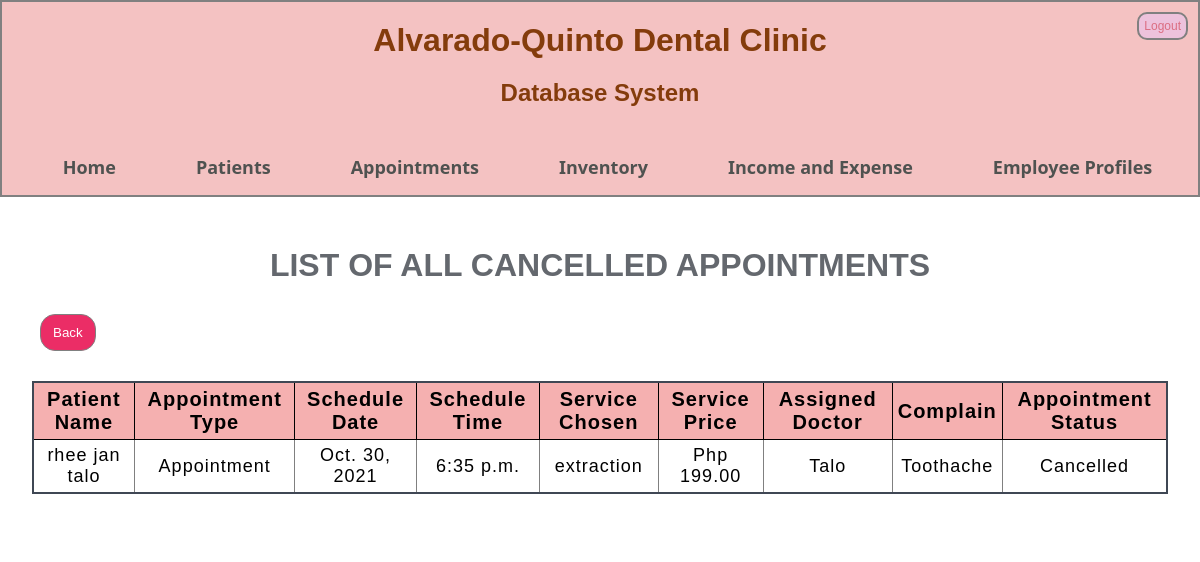
The app's page /view_appointments_cancelled/ with its own data.
### profiling/models.py (models this page shows, shortened)
class appointment_details(models.Model):
    appointment_type = models.CharField(max_length = 200)
    patient_id = models.ForeignKey(profile, default = 1, on_delete = models.CASCADE)
    schedule_id = models.ForeignKey(available_schedules, default = 1, on_delete = models.CASCADE)
    service_id = models.ForeignKey(available_services, default = 1, on_delete = models.CASCADE)
    complain = models.CharField(max_length = 200)
    appointment_status = models.CharField(max_length = 200, default ="Ongoing")
    payment_status = models.CharField(max_length = 200, default ="Pending")
    @property
    def get_html_url(self):
        url = reverse('editform', args=(self.id, 'appointments'))
        return f'<a class="cal_data" href="{url}"> <span style="display: block;"><b>Patient:</b> {self.patient_id.fullname}</span> <span style="display: block;"> <b>Time:</b> {self.schedule_id.time }</span> <span style="display: block;"><b>Status:</b> {self.appointment_status}</span> <br></br> </a>'
    '''
    @property
    def get_html_url(self):
        url = reverse('event_edit', args=(self.id,))
        return f'<a href="{url}"> {self.title} </a>'
    '''

class profile(models.Model):
         fullname = models.CharField(max_length = 200, null = False)
         profile_type = models.CharField(max_length = 200, null = False)
         contact_number = models.CharField(max_length = 13, validators=[MinLengthValidator(13)]) ##change to phone   ##put +63 format PhoneField(blank=False, help_text='Contact phone number')   ## ask how to validate this
         profile_fulladress = models.CharField(max_length = 200, null = False)
         bday = models.DateField(auto_now=False, auto_now_add =False) #CHANGE TO DATE {Y M D} FORMAT
         gender = models.CharField(max_length = 200, null = False)
         ecp_fullname = models.CharField(max_length = 200, null = False)
         ecp_contactnum = models.CharField(max_length = 13, validators=[MinLengthValidator(13)])#change to phone
         ecp_relationship = models.CharField(max_length = 200, null = False)
         ecp_fulladress = models.CharField(max_length = 200, null = False)
         added = models.DateField(auto_now=False, auto_now_add =True, null = False) #wala ni sa forms #TARUNGON PANI PAG INPUT HEHE
         update = models.DateField(auto_now=True, auto_now_add =False, null = False) #wala ni sa forms #TARUNGON PANI PAG INPUT HEHE
         def __str__(self):
                  return self.fullname

class available_schedules(models.Model):
    date = models.DateField(auto_now=False, auto_now_add =False)
    time = models.TimeField(auto_now=False, auto_now_add =False)
    doctor_lastname = models.CharField(max_length = 200)
    availability = models.BooleanField(default = True)

class available_services(models.Model):
    service_type = models.CharField(max_length = 200)
    service_fee = models.DecimalField(max_digits = 10, decimal_places = 2)
    availability = models.BooleanField(default = True)
    def __str__(self):
        return self.service_type

### profiling/views.py (the view)
# urls.py: path('view_appointments_cancelled/' , prof_views.view_appointments_cancelled, name='view_appointments_cancelled'),
def view_appointments_cancelled(request):
    all_data_schedule = available_schedules.objects.all()
    all_data_services = available_services.objects.all()
    all_data_appointments = appointment_details.objects.filter(appointment_status = 'Cancelled')
    context = {
                'all_data_appointments' : all_data_appointments,
                'all_data_services' : all_data_services,
                'all_data_schedule' : all_data_schedule,
              }
    return render(request, 'view_appointments_cancelled.html', context)

### templates/view_appointments_cancelled.html (shortened to what this page needs)
{% extends 'base.html' %} {% block content %}
<form class="patient_add_form" method="POST">
  <h1 class="page_header">LIST OF ALL CANCELLED APPOINTMENTS</h1>
  <div class="patient_add_form">
    <a href="{% url 'view_appointments' %}">
      <button class="back_button" type="submit">Back</button></a
    >
  </div>
  {% if all_data_appointments %}
  <table class="table_form">
    <thead>
      <tr class="tr_form">
        <th class="th_form2">Patient Name</th>
        <th class="th_form2">Appointment Type</th>
        <th class="th_form2">Schedule Date</th>
        <th class="th_form2">Schedule Time</th>
        <th class="th_form2">Service Chosen</th>
        <th class="th_form2">Service Price</th>
        <th class="th_form2">Assigned Doctor</th>
        <th class="th_form2">Complain</th>
        <th class="th_form2">Appointment Status</th>
      </tr>
    </thead>
    <tbody>
      {% for things in all_data_appointments %}
      <tr class="tr_form">
        <td class="td_form" data-label="Patient Name">
          {{ things.patient_id }}
        </td>
        <td class="td_form" data-label="Appointment Type">
          {{ things.appointment_type }}
        </td>
        <td class="td_form" data-label="Schedule Date">
          {{ things.schedule_id.date }}
        </td>
        <td class="td_form" data-label="Schedule Time">
          {{ things.schedule_id.time }}
        </td>
        <td class="td_form" data-label="Service Chosen">
          {{ things.service_id }}
        </td>
        <td class="td_form" data-label="Service Price">
          Php {{ things.service_id.service_fee }}
        </td>
        <td class="td_form" data-label="Assigned Doctor">
          {{ things.schedule_id.doctor_lastname }}
        </td>
        <td class="td_form" data-label="Complain">{{ things.complain }}</td>
        <td class="td_form" data-label="Appointment Status">
          {{ things.appointment_status }}
        </td>
      </tr>
      {% endfor %}
    </tbody>
  </table>
  {% else %}
  <p class="messages">No appontments were cancelled</p>
  {% endif %}
</form>
{% endblock %}

### static/css/styles.css (style rules this page uses)
* { margin: 0; padding: 0; font-family: sans-serif; box-sizing: border-box; }
a, a:visited { text-decoration: none; }
.page_header { color: #64686e; text-align: center; margin: 5px auto 10px auto; padding-top: 25px; }
.patient_add_form { border-radius: 5px; background-color: white; padding: 20px; position: relative; }
button { padding: 10px 12px; cursor: pointer; border: 1px solid grey; border-radius: 15px; }
.back_button { background-color: #eb2d66; color: white; }
.table_form { width: 98%; margin: 10px auto 20px auto; border-collapse: collapse; border: 2px solid #3f4754; letter-spacing: 1px; }
.th_form, .th_form2 { background-color: #f5b0b0; padding: 5px; font-weight: bold; font-size: 20px; border: 1px solid black; }
.td_form, .td_form2 { text-align: center; padding: 5px; font-size: 18px; border: 1px solid grey; }
.tr_form, .tr_form2 { background-color: white; }
a { color: #17a2b8; }

### records on screen
appointment_details: patient_id "rhee jan talo", appointment_type "Appointment", schedule_id "Oct. 30, 2021", schedule_id.time "6:35 p.m.", service_id "extraction", service_id.service_fee "199.00", schedule_id.doctor_lastname "Talo", complain "Toothache", appointment_status "Cancelled"
